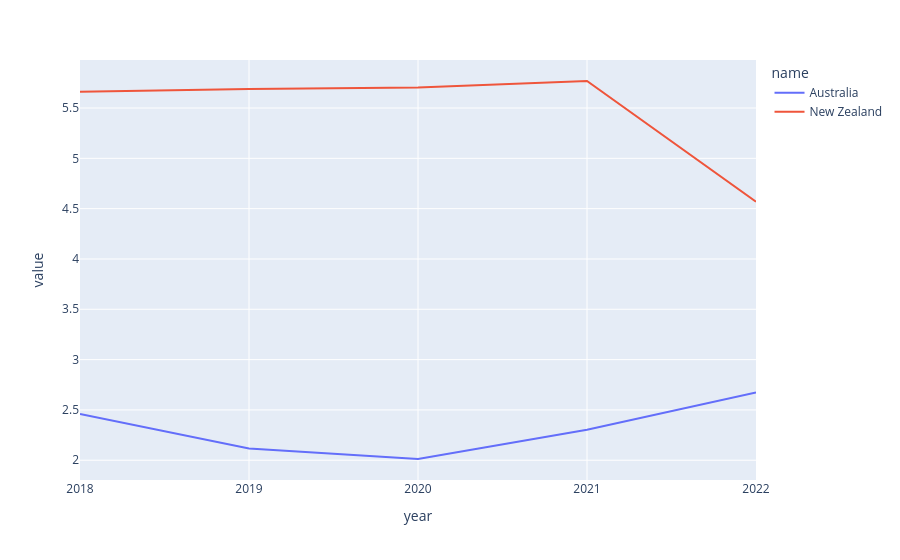

Notebook code for this chart:
### Markdown cell above
### Visualisation

Use plotly.express to create a line chart for the new dataframe

### Code cell
px.line(au_nz_df)

### Figure 1 — Plotly figure (JSON) as saved in the notebook; plotly's stock layout.template omitted (floating-point values rounded to 4 significant figures)
{"data": [{"hovertemplate": "name=Australia<br>year=%{x}<br>value=%{y}<extra></extra>", "legendgroup": "Australia", "line": {"color": "#636efa", "dash": "solid"}, "marker": {"symbol": "circle"}, "mode": "lines", "name": "Australia", "orientation": "v", "showlegend": true, "type": "scatter", "x": ["2018", "2019", "2020", "2021", "2022"], "xaxis": "x", "y": [2.46, 2.116, 2.012, 2.304, 2.673], "yaxis": "y"}, {"hovertemplate": "name=New Zealand<br>year=%{x}<br>value=%{y}<extra></extra>", "legendgroup": "New Zealand", "line": {"color": "#EF553B", "dash": "solid"}, "marker": {"symbol": "circle"}, "mode": "lines", "name": "New Zealand", "orientation": "v", "showlegend": true, "type": "scatter", "x": ["2018", "2019", "2020", "2021", "2022"], "xaxis": "x", "y": [5.661, 5.689, 5.705, 5.768, 4.569], "yaxis": "y"}], "layout": {"legend": {"title": {"text": "name"}, "tracegroupgap": 0}, "margin": {"t": 60}, "xaxis": {"anchor": "y", "domain": [0, 1], "title": {"text": "year"}}, "yaxis": {"anchor": "x", "domain": [0, 1], "title": {"text": "value"}}}}
